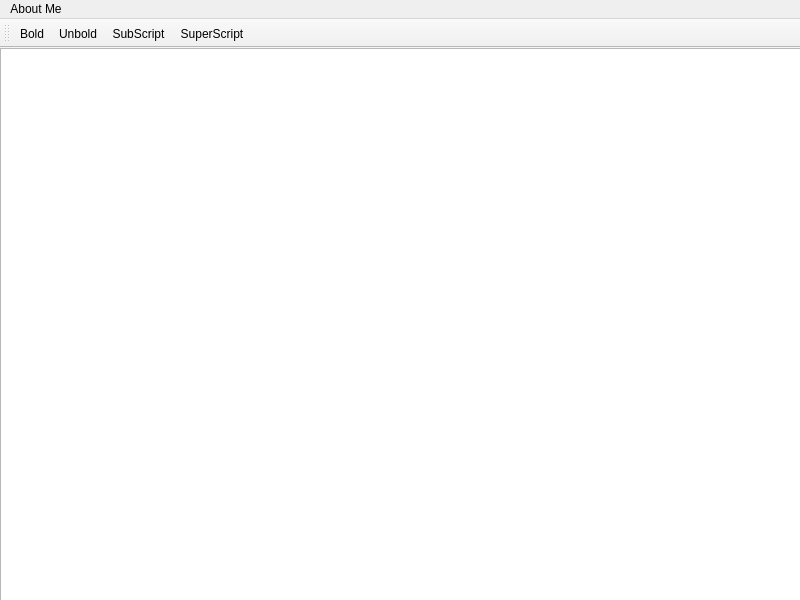
<?xml version="1.0" encoding="UTF-8"?>
<ui version="4.0">
 <class>QT_Text_Editor</class>
 <widget class="QMainWindow" name="QT_Text_Editor">
  <property name="geometry">
   <rect>
    <x>0</x>
    <y>0</y>
    <width>800</width>
    <height>600</height>
   </rect>
  </property>
  <property name="windowTitle">
   <string>QT_Text_Editor</string>
  </property>
  <widget class="QWidget" name="centralwidget">
   <widget class="QTextEdit" name="textEdit">
    <property name="geometry">
     <rect>
      <x>0</x>
      <y>0</y>
      <width>801</width>
      <height>571</height>
     </rect>
    </property>
   </widget>
  </widget>
  <widget class="QMenuBar" name="menubar">
   <property name="geometry">
    <rect>
     <x>0</x>
     <y>0</y>
     <width>800</width>
     <height>26</height>
    </rect>
   </property>
   <widget class="QMenu" name="menuAbout_Me">
    <property name="title">
     <string>About Me</string>
    </property>
    <addaction name="actionResume"/>
   </widget>
   <addaction name="menuAbout_Me"/>
  </widget>
  <widget class="QToolBar" name="toolBar">
   <property name="windowTitle">
    <string>toolBar</string>
   </property>
   <attribute name="toolBarArea">
    <enum>TopToolBarArea</enum>
   </attribute>
   <attribute name="toolBarBreak">
    <bool>false</bool>
   </attribute>
   <addaction name="actionBold"/>
   <addaction name="actionUnbold"/>
   <addaction name="actionSubScript"/>
   <addaction name="actionSuperScript"/>
  </widget>
  <action name="actionBold">
   <property name="checkable">
    <bool>false</bool>
   </property>
   <property name="icon">
    <iconset resource="editor_resources.qrc">
     <normaloff>:/Images/2022-01-30_17-27-removebg-preview.png</normaloff>:/Images/2022-01-30_17-27-removebg-preview.png</iconset>
   </property>
   <property name="text">
    <string>Bold</string>
   </property>
   <property name="shortcut">
    <string>Ctrl+B</string>
   </property>
  </action>
  <action name="actionUnbold">
   <property name="checkable">
    <bool>false</bool>
   </property>
   <property name="icon">
    <iconset resource="editor_resources.qrc">
     <normaloff>:/Images/2022-01-30_18-24-removebg-preview.png</normaloff>:/Images/2022-01-30_18-24-removebg-preview.png</iconset>
   </property>
   <property name="text">
    <string>Unbold</string>
   </property>
   <property name="shortcut">
    <string>Ctrl+B</string>
   </property>
  </action>
  <action name="actionSubScript">
   <property name="checkable">
    <bool>false</bool>
   </property>
   <property name="icon">
    <iconset resource="editor_resources.qrc">
     <normaloff>:/Images/sup-removebg-preview.png</normaloff>:/Images/sup-removebg-preview.png</iconset>
   </property>
   <property name="text">
    <string>SubScript</string>
   </property>
  </action>
  <action name="actionSuperScript">
   <property name="checkable">
    <bool>false</bool>
   </property>
   <property name="icon">
    <iconset resource="editor_resources.qrc">
     <normaloff>:/Images/sub-removebg-preview.png</normaloff>:/Images/sub-removebg-preview.png</iconset>
   </property>
   <property name="text">
    <string>SuperScript</string>
   </property>
  </action>
  <action name="actionResume">
   <property name="checkable">
    <bool>false</bool>
   </property>
   <property name="text">
    <string>Resume</string>
   </property>
  </action>
  <action name="actionBold_2">
   <property name="text">
    <string>Bold</string>
   </property>
  </action>
  <action name="actionUnbold_2">
   <property name="text">
    <string>Unbold</string>
   </property>
  </action>
 </widget>
 <resources>
  <include location="editor_resources.qrc"/>
 </resources>
 <connections/>
</ui>
